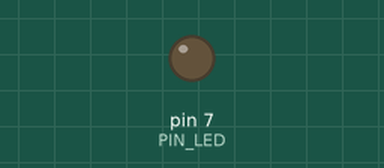
The sketch below on a simulated Arduino Uno, built with avr-gcc and run on an emulated ATmega328P. On the bench: output pins drawn as LEDs (lit = HIGH). Dashed ring = blinking. At 3.4 s the program stops and its outputs stay as they are.

Above: at 0.6 s.
At 2.5 s:
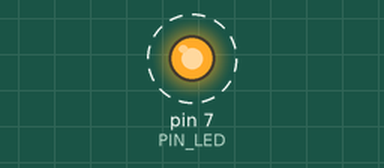
Timing chart, 0 to 3.0 s (numbered marks = the images above):
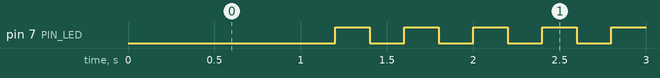

Measured:
- by itself, pin 7 (PIN_LED): alternates HIGH for 0.20 s and LOW for 0.20 s, 11 changes in all, then stays HIGH

The sketch:

05_practice_2.ino.ino
```cpp
#define PIN_LED 7
unsigned int count, toggle;

void setup() {
  pinMode(PIN_LED, OUTPUT);
  toggle = 0;
  count = 0;
  digitalWrite(PIN_LED, toggle);
}

void loop() {
  // put your main code here, to run repeatedly:
  toggle = toggle_state(toggle);
  delay(1000);
  digitalWrite(PIN_LED, toggle);

  while (count<12){
      toggle = toggle_state(toggle);
      digitalWrite(PIN_LED, toggle);
      count++;
      delay(200);
  }

  while(1) {
    toggle == 0;
    digitalWrite(PIN_LED, toggle);
  } // infinite loop
}

int toggle_state(int toggle) {
  if (toggle == 0) {
    toggle = 1;
  }
  else if (toggle == 1) {
    toggle = 0;
  }
  return toggle;
}
```
